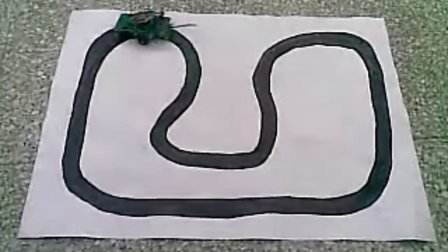
#> input picture timg.jpg, 448 x 252 px
$ python -i skeleton.py   (imports and definitions only)   (older library calls are emulated)
#> lines starting #> are read from the running program, lines starting #| are printed output that depends on the picture; after the words box and inside, x2 and y2 are one past the last pixel; in counts of white or black regions, pixels touching at a corner belong together
import cv2
from imutils import resize
from imutils.contours import sort_contours
from skimage.morphology import skeletonize as skl
import numpy as np

def skeleton_endpoints(skel):
    skel = skel.copy()
    skel[skel != 0] = 1
    skel = np.uint8(skel)

    kernel = np.uint8([[1,  1, 1],
                       [1, 10, 1],
                       [1,  1, 1]])
    src_depth = -1
    filtered = cv2.filter2D(skel, src_depth,kernel)

    out = np.zeros_like(skel)
    out[np.where(filtered == 11)] = 1
    rows, cols = np.where(filtered == 11)
    coords = list(zip(cols, rows))
    return coords

def Skeleton(img):
    img = cv2.GaussianBlur(img, (3, 3), 10)
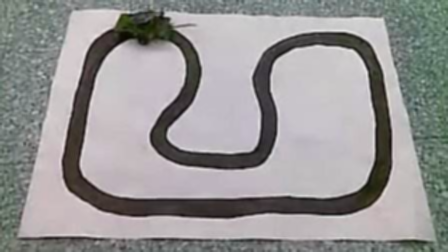
#> img: shape (252, 448, 3); mean of channels 0, 1, 2 148.4, 148.5, 150; drawn as B, G, R
    img = resize(img, width=700)
#> img: shape (393, 700, 3)

    img = cv2.GaussianBlur(img, (3, 3), 3)
    img = cv2.cvtColor(img, cv2.COLOR_RGB2GRAY)
#> img: shape (393, 700)
    ret,th = cv2.threshold(img,160,255,cv2.THRESH_BINARY)
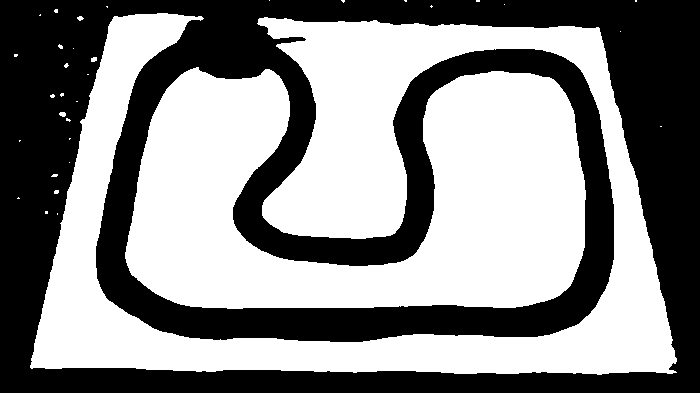
#> th: shape (393, 700); 54.1% white; 1 black region, box (x1, y1, x2, y2) and area: (0, 0, 700, 393) 126192
    th = cv2.bitwise_not(th)

    kernel = np.array([[0, 1, 1],
                      [0, 1, 0],
                      [1, 1, 0]], dtype='uint8')

    th = cv2.morphologyEx(th, cv2.MORPH_CLOSE, kernel)
#> th: shape (393, 700); 45.9% white; 1 white region, box (x1, y1, x2, y2) and area: (0, 0, 700, 393) 126310


    th = th == 255
    th = skl(th)
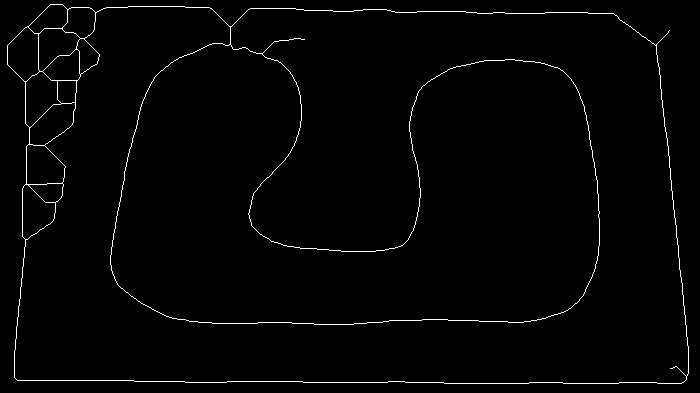
#> th: shape (393, 700) bool; 1.6% white in thin lines or dots
    th = th.astype(np.uint8)*255
#> th: shape (393, 700); 1.6% white in thin lines or dots

    _, contours, _ = cv2.findContours(th.copy(), cv2.RETR_EXTERNAL,
                                      cv2.CHAIN_APPROX_NONE)
#> contours = 1 contour; box (x1, y1, x2, y2) and area: (7, 4, 689, 384) 240976
    contours, _ = sort_contours(contours, )

    endpoints = []
    skeletons = []

    for contour in contours:
        if cv2.arcLength(contour, True) > 100:
            mask = np.zeros(img.shape, np.uint8)
            x, y, w, h = cv2.boundingRect(contour)
            mask[y:y+h, x:x+w] = 255
            mask = cv2.bitwise_and(mask, th)
            rows, cols = np.where(mask == 255)
            skeletons.append(list(zip(cols, rows)))

            eps = skeleton_endpoints(mask)
            endpoints.append(eps)
#> this loop made 1 pass
#> (x, y, w, h, kernel in skeleton_endpoints, src_depth in skeleton_endpoints) on pass 1: (7, 4, 682, 380, [[1, 1, 1], [1, 10, 1], [1, 1, 1]], -1)
#> pass 1, in skeleton_endpoints, `filtered = cv2.filter2D(skel, src_depth,kernel)`:
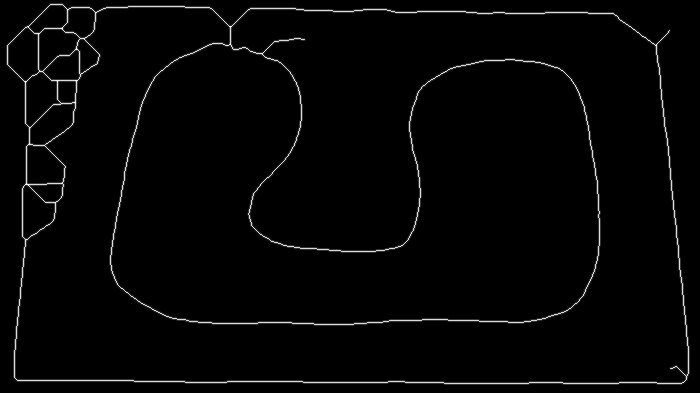
#> filtered: shape (393, 700); min 0, max 14, mean 0.285; drawn with min black and max white
#> after the loop, endpoints = [[(669, 30), (304, 39), (670, 368)]]; skeletons = 1 item

    return th

def get_origin(address):
    img=cv2.imread(address,0)
    img = cv2.GaussianBlur(img, (3, 3), 10)
    img = resize(img, width=700)

    img = cv2.GaussianBlur(img, (3, 3), 3)
    return img

>>> import cv2
>>> picture = cv2.cvtColor(cv2.imread('../timg.jpg'), cv2.COLOR_BGR2RGB)
>>> result = Skeleton(picture)
